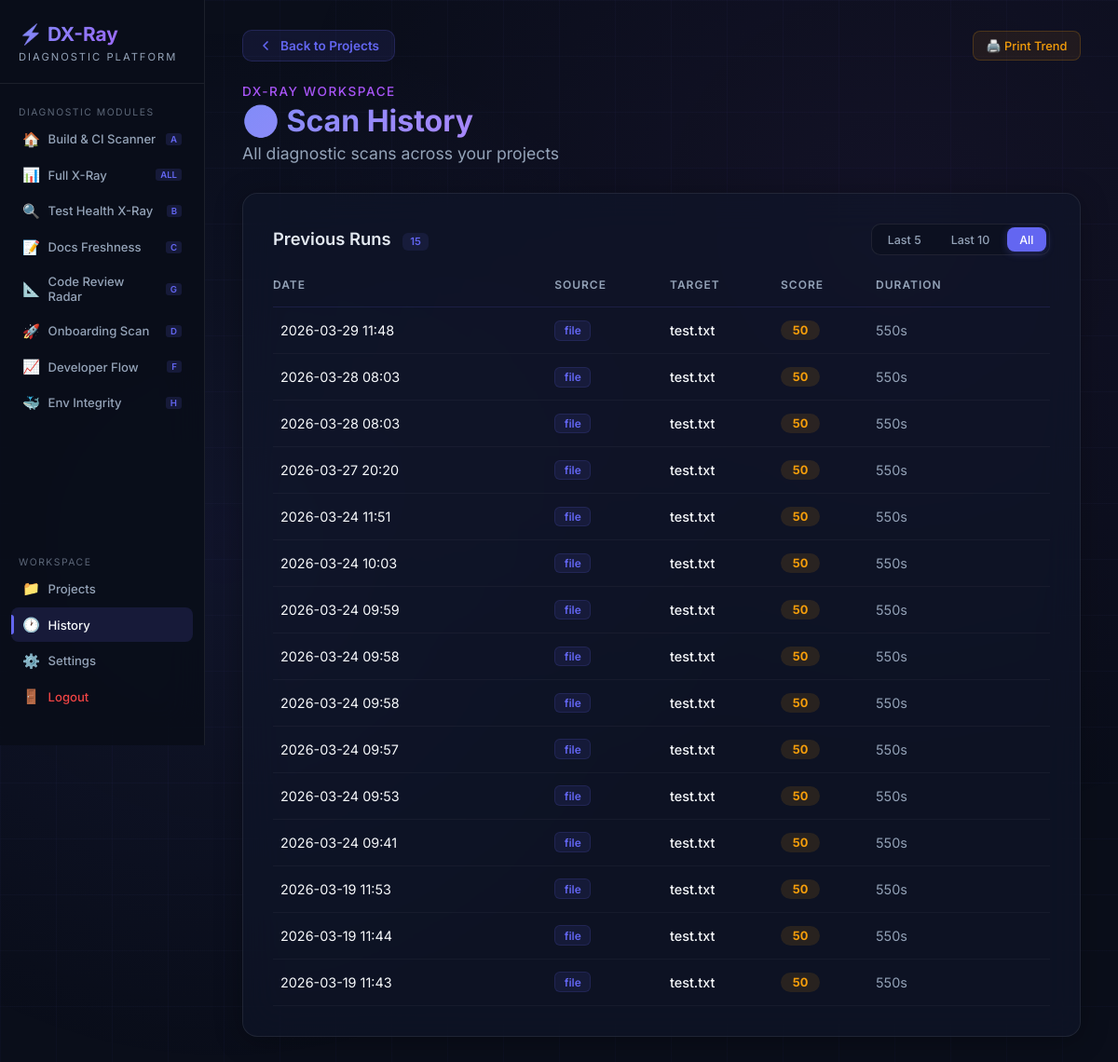
/history (signed in), run on the app's committed database.
### models.py (models this page shows)
class PipelineRun(db.Model):
    id = db.Column(db.Integer, primary_key=True)
    user_id = db.Column(db.String, db.ForeignKey('user.id'), nullable=False)
    source = db.Column(db.String, nullable=False) # 'github' or 'file'
    name = db.Column(db.String, nullable=False)   # repo name or file name
    total_time = db.Column(db.Integer, default=0)
    score = db.Column(db.Integer, default=0)
    dep_analysis = db.Column(db.String, nullable=True)
    metrics_payload = db.Column(db.Text, nullable=True)
    timestamp = db.Column(db.DateTime, default=datetime.utcnow)
    steps = db.relationship('PipelineStep', backref='run', lazy=True, cascade="all, delete-orphan")

### app.py (the view)
@app.route('/history')
@login_required
def history():
    limit = request.args.get('limit', type=int)
    project_name = request.args.get('project', type=str)
    query = PipelineRun.query.filter_by(user_id=current_user.id)
    if project_name:
        query = query.filter_by(name=project_name)
    query = query.order_by(PipelineRun.timestamp.desc())
    if limit:
        runs = query.limit(limit).all()
    else:
        runs = query.all()
    return render_template('history.html', runs=runs, current_limit=limit, project_name=project_name)

### app.py (called while the page is built)
@login_manager.user_loader
def load_user(user_id):
    user = User.query.get(user_id)
    if user:
        return user
    return None

### templates/history.html (shortened to what this page needs)
<!DOCTYPE html>
<html lang="en">
<head>
</head>
<body>
<div class="page-wrapper">
    <aside class="sidebar print-hide">
        <div class="sidebar-brand"><h2>⚡ DX-Ray</h2><span>Diagnostic Platform</span></div>
        <div class="nav-section">
            <div class="nav-section-title">Diagnostic Modules</div>
            <a href="/" class="nav-link"><span class="nav-icon">🏠</span> Build & CI Scanner <span class="track-badge">A</span></a>
            <a href="/repo-health" class="nav-link"><span class="nav-icon">📊</span> Full X-Ray <span class="track-badge">ALL</span></a>
            <a href="/coverage-scan" class="nav-link"><span class="nav-icon">🔍</span> Test Health X-Ray <span class="track-badge">B</span></a>
            <a href="/docs-freshness" class="nav-link"><span class="nav-icon">📝</span> Docs Freshness <span class="track-badge">C</span></a>
            <a href="/pr-analysis" class="nav-link"><span class="nav-icon">📐</span> Code Review Radar <span class="track-badge">G</span></a>
            <a href="/onboarding" class="nav-link"><span class="nav-icon">🚀</span> Onboarding Scan <span class="track-badge">D</span></a>
            <a href="/commit-patterns" class="nav-link"><span class="nav-icon">📈</span> Developer Flow <span class="track-badge">F</span></a>
            <a href="/env-check" class="nav-link"><span class="nav-icon">🐳</span> Env Integrity <span class="track-badge">H</span></a>
        </div>
        <div class="nav-section" style="margin-top: auto;">
            <div class="nav-section-title">Workspace</div>
            <a href="/projects" class="nav-link"><span class="nav-icon">📁</span> Projects</a>
            <a href="/history" class="nav-link active"><span class="nav-icon">🕐</span> History</a>
            <a href="/settings" class="nav-link"><span class="nav-icon">⚙️</span> Settings</a>
            <a href="/logout" class="nav-link" style="color: var(--danger);"><span class="nav-icon">🚪</span> Logout</a>
        </div>
    </aside>
    <main class="main-content">
    <div class="top-bar print-hide">
        <a href="/projects" class="back-btn">
            <svg viewBox="0 0 24 24" fill="none" stroke="currentColor" stroke-width="2.5" stroke-linecap="round" stroke-linejoin="round"><polyline points="15 18 9 12 15 6"></polyline></svg>
            Back to Projects
        </a>
        <div class="top-actions">
            <a href="javascript:window.print()" class="action-btn print">🖨️ Print Trend</a>
        </div>
    </div>
    <div class="page-header">
        {% if project_name %}
        <div class="subtitle">History for</div>
        <h1>{{ project_name }}</h1>
        {% else %}
        <div class="subtitle">DX-Ray Workspace</div>
        <h1>🕐 Scan History</h1>
        <p class="project-name">All diagnostic scans across your projects</p>
        {% endif %}
    </div>
    <div class="card">
        <div class="card-toolbar">
            <h2>Previous Runs <span class="run-count">{{ runs|length }}</span></h2>
            <div class="filter-group print-hide">
                {% if project_name %}
                <a href="/history?project={{ project_name }}&limit=5" class="filter-pill {% if current_limit == 5 %}active{% endif %}">Last 5</a>
                <a href="/history?project={{ project_name }}&limit=10" class="filter-pill {% if current_limit == 10 %}active{% endif %}">Last 10</a>
                <a href="/history?project={{ project_name }}" class="filter-pill {% if current_limit == None %}active{% endif %}">All</a>
                {% else %}
                <a href="/history?limit=5" class="filter-pill {% if current_limit == 5 %}active{% endif %}">Last 5</a>
                <a href="/history?limit=10" class="filter-pill {% if current_limit == 10 %}active{% endif %}">Last 10</a>
                <a href="/history" class="filter-pill {% if current_limit == None %}active{% endif %}">All</a>
                {% endif %}
            </div>
        </div>
        {% if runs %}
        <table>
            <thead>
                <tr>
                    <th>Date</th>
                    <th>Source</th>
                    <th>Target</th>
                    <th>Score</th>
                    <th>Duration</th>
                    <th class="print-hide"></th>
                </tr>
            </thead>
            <tbody>
                {% for r in runs %}
                <tr class="data-row" onclick="window.location.href='/run/{{r.id}}'" style="animation: cardEnter 0.4s ease-out {{ loop.index * 0.05 }}s both;">
                    <td>{{ r.timestamp.strftime('%Y-%m-%d %H:%M') }}</td>
                    <td><span class="source-tag">{{ r.source }}</span></td>
                    <td style="font-weight: 500;">{{ r.name }}</td>
                    <td><span class="score-badge {% if r.score >= 80 %}high{% elif r.score >= 50 %}medium{% else %}low{% endif %}">{{ r.score }}</span></td>
                    <td style="color: var(--text-muted);">{{ r.total_time }}s</td>
                    <td class="print-hide"><span class="row-arrow">→</span></td>
                </tr>
                {% endfor %}
            </tbody>
        </table>
        {% endif %}
    </div>
    </main>
</div>
</body>
</html>

### data on the page
PipelineRun: timestamp "2026-03-29 11:48", source "file", name "test.txt", score "50", total_time "550"
PipelineRun: timestamp "2026-03-28 08:03", source "file", name "test.txt", score "50", total_time "550"
PipelineRun: timestamp "2026-03-28 08:03", source "file", name "test.txt", score "50", total_time "550"
PipelineRun: timestamp "2026-03-27 20:20", source "file", name "test.txt", score "50", total_time "550"
PipelineRun: timestamp "2026-03-24 11:51", source "file", name "test.txt", score "50", total_time "550"
PipelineRun: timestamp "2026-03-24 10:03", source "file", name "test.txt", score "50", total_time "550"
PipelineRun: timestamp "2026-03-24 09:59", source "file", name "test.txt", score "50", total_time "550"
PipelineRun: timestamp "2026-03-24 09:58", source "file", name "test.txt", score "50", total_time "550"
PipelineRun: timestamp "2026-03-24 09:58", source "file", name "test.txt", score "50", total_time "550"
PipelineRun: timestamp "2026-03-24 09:57", source "file", name "test.txt", score "50", total_time "550"
PipelineRun: timestamp "2026-03-24 09:53", source "file", name "test.txt", score "50", total_time "550"
PipelineRun: timestamp "2026-03-24 09:41", source "file", name "test.txt", score "50", total_time "550"
PipelineRun: timestamp "2026-03-19 11:53", source "file", name "test.txt", score "50", total_time "550"
PipelineRun: timestamp "2026-03-19 11:44", source "file", name "test.txt", score "50", total_time "550"
PipelineRun: timestamp "2026-03-19 11:43", source "file", name "test.txt", score "50", total_time "550"

### other printed values
{{ runs|length }} "15"
